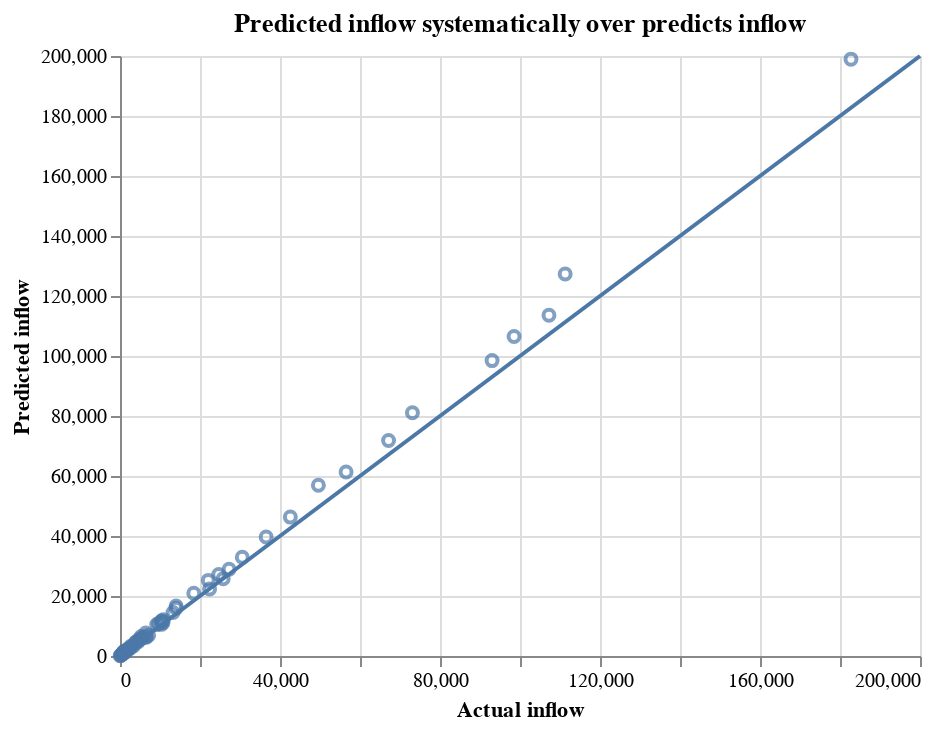

The code cell stored with this chart in its notebook:
### Code cell
chart = alt.Chart(geo_df).mark_point().encode(
    x=alt.X('in_t_minus_0',title='Actual inflow'),
    y=alt.Y('y_pred_in', title = 'Predicted inflow'),
    tooltip='NAME'
)

line = pd.DataFrame({
    'in_t_minus_0': [0, 200000],
    'y_pred_in':  [0, 200000],
})

line_plot = alt.Chart(line).mark_line().encode(
    x= 'in_t_minus_0',
    y= 'y_pred_in',
)

(chart + line_plot).properties(title='Predicted inflow systematically over predicts inflow')
